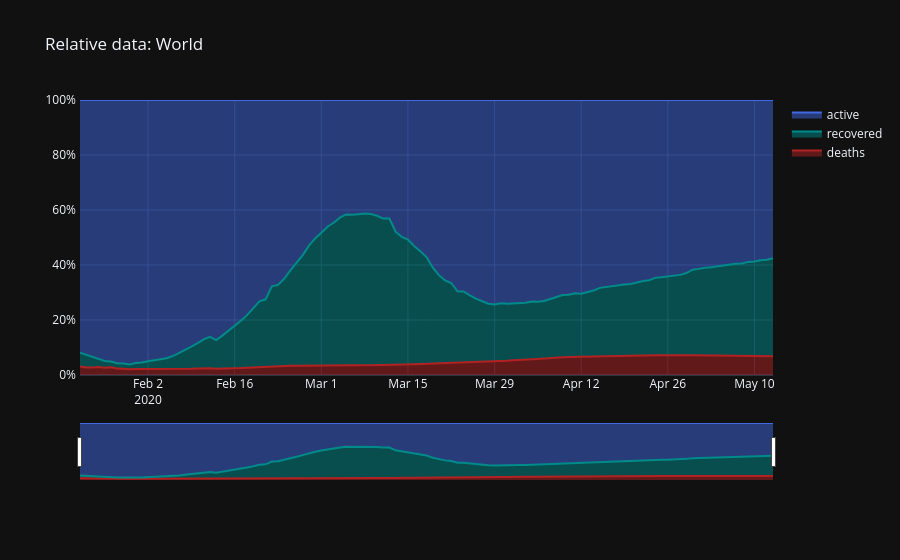

This figure's notebook cell:
### Markdown cell above
### Plot relative data

### Code cell
fig = go.Figure()

fig.add_trace(go.Scatter(
    x=data.dtf.index,
    y=100*data.dtf["deaths"]/data.dtf["data"],
    name='deaths',
    mode='lines',
    marker_color='firebrick',
    stackgroup='one'
))

fig.add_trace(go.Scatter(
    x=data.dtf.index,
    y=100*data.dtf["recovered"]/data.dtf["data"],
    name='recovered',
    mode='lines',
    marker_color='darkcyan',
    stackgroup='one'
))

fig.add_trace(go.Scatter(
    x=data.dtf.index,
    y=100*data.dtf["active"]/data.dtf["data"],
    name='active',
    mode='lines',
    marker_color='royalblue',
    stackgroup='one'
))

# add slider
fig.update_xaxes(
    rangeslider_visible=True
)

# set title & background color
fig.update_layout(
    title="Relative data: " + country,
    template='plotly_dark',
    yaxis = dict(type = 'linear', range = [0, 100], ticksuffix = '% ')
)
